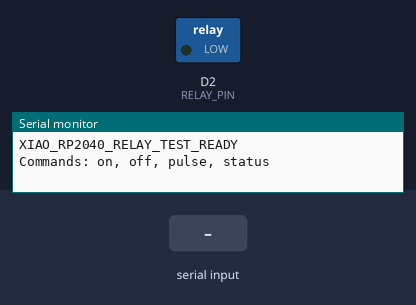
A sketch run on a simulated Seeed XIAO (SAMD21). Parts: switched loads named in the sketch (green lamp = pin HIGH), the last lines printed to the serial monitor. Inputs (shaded band) come from the test bench.

Above: at 2.7 s.
2.8 s: "on\n" received over Serial
At 4.0 s:
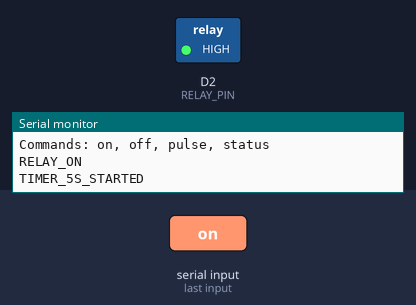
4.3 s: "off\n" received over Serial
At 5.3 s:
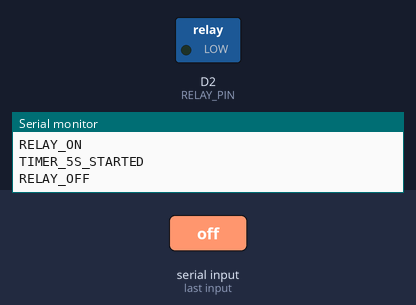
5.8 s: "pulse\n" received over Serial
At 6.4 s:
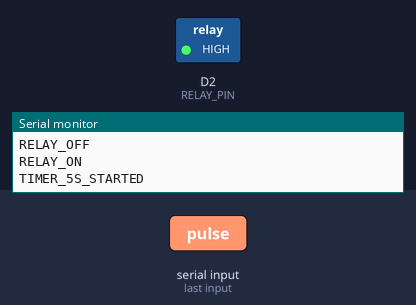
Timing chart, 0 to 12.3 s (numbered marks = the images above; inputs shaded):
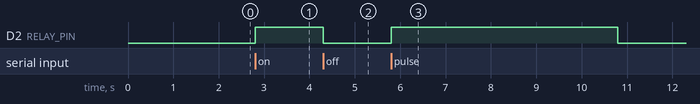

The sketch:

sketch_relay_test.ino
```cpp
// XIAO RP2040 relay smoke test.
// Hardware: D2/GPIO28 -> 1k -> 2N3904 base -> relay coil driver.

constexpr uint8_t RELAY_PIN = D2;
constexpr unsigned long RUN_MS = 5000;
constexpr unsigned long AUTO_START_DELAY_MS = 3000;
constexpr bool AUTO_START_ON_BOOT = false;

bool relayOn = false;
unsigned long relayUntil = 0;
String line;

void setRelay(bool on) {
  relayOn = on;
  digitalWrite(RELAY_PIN, on ? HIGH : LOW);
  if (!on) {
    relayUntil = 0;
  }
  Serial.println(on ? "RELAY_ON" : "RELAY_OFF");
}

void handleCommand(String cmd) {
  cmd.trim();
  cmd.toLowerCase();

  if (cmd == "on") {
    setRelay(true);
    relayUntil = millis() + RUN_MS;
    Serial.println("TIMER_5S_STARTED");
  } else if (cmd == "off") {
    setRelay(false);
  } else if (cmd == "pulse") {
    setRelay(true);
    relayUntil = millis() + RUN_MS;
    Serial.println("TIMER_5S_STARTED");
  } else if (cmd == "status") {
    Serial.println(relayOn ? "STATUS_ON" : "STATUS_OFF");
  } else if (cmd.length() > 0) {
    Serial.println("Commands: on, off, pulse, status");
  }
}

void setup() {
  pinMode(RELAY_PIN, OUTPUT);
  digitalWrite(RELAY_PIN, LOW);

  Serial.begin(115200);
  delay(1500);
  Serial.println("XIAO_RP2040_RELAY_TEST_READY");
  Serial.println("Commands: on, off, pulse, status");

  if (AUTO_START_ON_BOOT) {
    Serial.println("AUTO_START_WAIT_3S");
    delay(AUTO_START_DELAY_MS);
    setRelay(true);
    relayUntil = millis() + RUN_MS;
    Serial.println("AUTO_START_TIMER_5S_STARTED");
  }
}

void loop() {
  while (Serial.available() > 0) {
    char c = static_cast<char>(Serial.read());
    if (c == '\n' || c == '\r') {
      handleCommand(line);
      line = "";
    } else {
      line += c;
    }
  }

  if (relayUntil != 0 && static_cast<long>(millis() - relayUntil) >= 0) {
    setRelay(false);
    Serial.println("TIMER_DONE");
  }
}
```

Measured:
- after the input at 2.8 s, D2 (RELAY_PIN): LOW → HIGH at once
- after the input at 4.3 s, D2 (RELAY_PIN): HIGH → LOW at once
- after the input at 5.8 s, D2 (RELAY_PIN): LOW → HIGH at once, → LOW 5.0 s later
